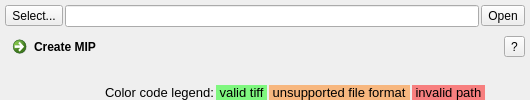
         <widget class="QWidget" name="MIP">
          <property name="sizePolicy">
           <sizepolicy hsizetype="Preferred" vsizetype="Preferred">
            <horstretch>0</horstretch>
            <verstretch>0</verstretch>
           </sizepolicy>
          </property>
          <attribute name="title">
           <string>Maximum Intensity Projection</string>
          </attribute>
          <layout class="QVBoxLayout" name="verticalLayout_9">
           <property name="spacing">
            <number>2</number>
           </property>
           <property name="leftMargin">
            <number>5</number>
           </property>
           <property name="topMargin">
            <number>5</number>
           </property>
           <property name="rightMargin">
            <number>5</number>
           </property>
           <property name="bottomMargin">
            <number>0</number>
           </property>
           <item>
            <layout class="QHBoxLayout" name="horizontalLayout_17">
             <item>
              <widget class="QToolButton" name="toolButton_MipSelect">
               <property name="text">
                <string>Select...</string>
               </property>
              </widget>
             </item>
             <item>
              <widget class="QLineEditFilePath" name="lineEdit_MipPath"/>
             </item>
             <item>
              <widget class="QToolButton" name="toolButton_MipOpen">
               <property name="text">
                <string>Open</string>
               </property>
              </widget>
             </item>
            </layout>
           </item>
           <item>
            <layout class="QHBoxLayout" name="horizontalLayout_18">
             <item>
              <widget class="QCommandLinkButton" name="commandLinkButton_Mip">
               <property name="text">
                <string>Create MIP</string>
               </property>
              </widget>
             </item>
             <item>
              <spacer name="horizontalSpacer_13">
               <property name="orientation">
                <enum>Qt::Horizontal</enum>
               </property>
               <property name="sizeHint" stdset="0">
                <size>
                 <width>40</width>
                 <height>20</height>
                </size>
               </property>
              </spacer>
             </item>
             <item>
              <widget class="QToolButton" name="toolButton_MipHelp">
               <property name="text">
                <string>?</string>
               </property>
              </widget>
             </item>
            </layout>
           </item>
           <item>
            <spacer name="verticalSpacer_4">
             <property name="orientation">
              <enum>Qt::Vertical</enum>
             </property>
             <property name="sizeHint" stdset="0">
              <size>
               <width>5</width>
               <height>5</height>
              </size>
             </property>
            </spacer>
           </item>
           <item>
            <layout class="QHBoxLayout" name="horizontalLayout_22">
             <item>
              <spacer name="horizontalSpacer_20">
               <property name="orientation">
                <enum>Qt::Horizontal</enum>
               </property>
               <property name="sizeType">
                <enum>QSizePolicy::Fixed</enum>
               </property>
               <property name="sizeHint" stdset="0">
                <size>
                 <width>100</width>
                 <height>10</height>
                </size>
               </property>
              </spacer>
             </item>
             <item>
              <widget class="QLabel" name="label_28">
               <property name="maximumSize">
                <size>
                 <width>16777215</width>
                 <height>20</height>
                </size>
               </property>
               <property name="font">
                <font>
                 <pointsize>10</pointsize>
                </font>
               </property>
               <property name="text">
                <string>Color code legend:</string>
               </property>
              </widget>
             </item>
             <item>
              <widget class="QLabel" name="label_29">
               <property name="minimumSize">
                <size>
                 <width>0</width>
                 <height>0</height>
                </size>
               </property>
               <property name="maximumSize">
                <size>
                 <width>16777215</width>
                 <height>20</height>
                </size>
               </property>
               <property name="font">
                <font>
                 <pointsize>10</pointsize>
                </font>
               </property>
               <property name="styleSheet">
                <string notr="true">background-color: rgb(0,255,0,120);</string>
               </property>
               <property name="text">
                <string> valid tiff </string>
               </property>
              </widget>
             </item>
             <item>
              <widget class="QLabel" name="label_30">
               <property name="maximumSize">
                <size>
                 <width>16777215</width>
                 <height>20</height>
                </size>
               </property>
               <property name="font">
                <font>
                 <pointsize>10</pointsize>
                </font>
               </property>
               <property name="styleSheet">
                <string notr="true">background-color: rgb(255,120,0,120);</string>
               </property>
               <property name="text">
                <string> unsupported file format </string>
               </property>
              </widget>
             </item>
             <item>
              <widget class="QLabel" name="label_31">
               <property name="minimumSize">
                <size>
                 <width>0</width>
                 <height>0</height>
                </size>
               </property>
               <property name="maximumSize">
                <size>
                 <width>16777215</width>
                 <height>20</height>
                </size>
               </property>
               <property name="font">
                <font>
                 <pointsize>10</pointsize>
                </font>
               </property>
               <property name="styleSheet">
                <string notr="true">background-color: rgb(255,0,0,120);</string>
               </property>
               <property name="text">
                <string> invalid path </string>
               </property>
              </widget>
             </item>
             <item>
              <spacer name="horizontalSpacer_21">
               <property name="orientation">
                <enum>Qt::Horizontal</enum>
               </property>
               <property name="sizeHint" stdset="0">
                <size>
                 <width>40</width>
                 <height>10</height>
                </size>
               </property>
              </spacer>
             </item>
            </layout>
           </item>
          </layout>
         </widget>
